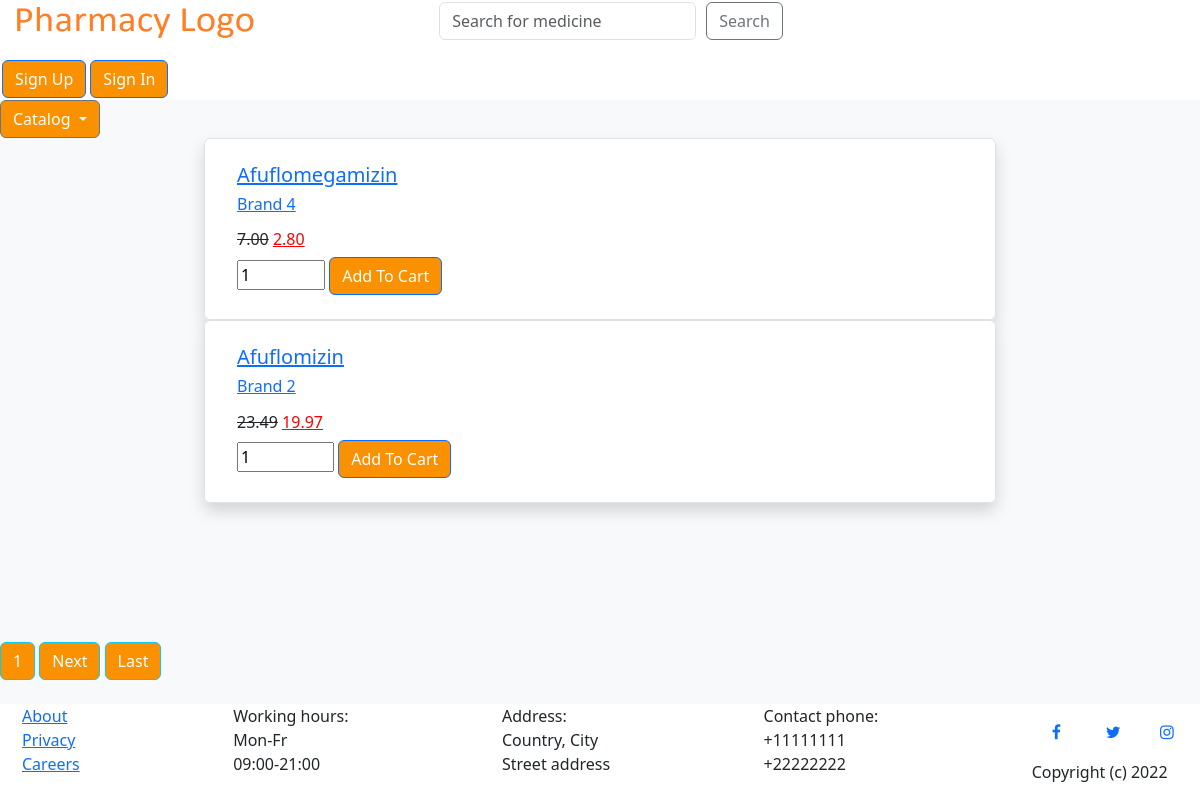
The app's page /shop/ with its own data.
### products/models.py (models this page shows, shortened)
class Product(models.Model):
    id = models.AutoField(primary_key=True)
    title = models.CharField(max_length=100)
    description = models.TextField()
    price = models.DecimalField(max_digits=6, decimal_places=2)
    discount_percent = models.IntegerField(default=0, validators=PERCENTAGE_VALIDATOR, blank=True)
    discounted_price = models.DecimalField(max_digits=6, decimal_places=2, blank=True)
    picture = models.ImageField(blank=True, upload_to=product_image_dir)
    number_in_stock = models.IntegerField(default=0)
    category = models.CharField(max_length=100, choices=product_categories, default='flu')
    brand = models.CharField(max_length=100, choices=brands, default='choose_brand')

### shop/views.py (the view)
# urls.py: path('', ShopHomeView.as_view(), name='shop-home'),
class ShopHomeView(ListView):
    model = Product
    template_name = 'shop/shop-home.html'
    context_object_name = 'products'
    ordering = ['title']
    paginate_by = 2

### shop/templates/shop/shop-home.html (shortened to what this page needs)
{% extends "shop/shop-base.html" %}
{% block title %}
{% load static %}
<head>
</head>
{% endblock %}
{% block content %}
<body>
  {% for product in products %}
  <div class="row">
      <div class="col-lg-8 mx-auto">
          <ul class="list-group shadow">
              <li class="list-group-item">
                  <div class="media align-items-lg-center flex-column flex-lg-row p-3">
                      <div class="media-body order-2 order-lg-1">
                        <h5><a class="mr-2" href="{% url 'product-detail' product.id %}">{{product.title}}</a></h5>
                          {% if product.get_brand_display != '' %}
                            <h6><a class="mr-2" href="{% url 'shop-brand' product.brand %}">{{product.get_brand_display}}</a></h6>
                          {% else %}
                            <br>
                          {% endif %}
                          <div class="d-flex align-items-center justify-content-between mt-1">
                              <h6 class="font-weight-bold my-2">
                                {% if product.price > product.discounted_price %}
                                  <del>{{product.price}}</del>
                                  <ins style="color:red">{{product.discounted_price}}</ins>
                                {% else %}
                                    {{product.price}}
                                {% endif %}
                              </h6>
                          </div>
                      </div>
                      {% if product.number_in_stock == 0 %}
                        <p>Out of stock</p>
                      {% else %}
                        <input type="number" step="1" min="0" max="{{product.number_in_stock}}" value="1" name="medicine_qty" class="quantity-field" id="product{{product.id}}-quantity">
                        <button data-product={{product.id}} data-action="add" class="btn btn-outline-primary add-btn update-cart">Add To Cart</button>
                      {% endif %}
                  </div>
              </li>
          </ul>
      </div>
  </div>
  {% endfor %}
</body>
{% endblock %}

### main_site/static/site_main.css (style rules this page uses)
.btn:hover, .btn:not( .btn-outline-secondary, .btn-outline-danger, .btn-outline-danger:hover, .btn-link, .btn-link:hover, #checkout_btn, #checkout_btn:hover ) { background-color: rgb(249, 145, 0); color: white; }

### records on screen
Product: title "Afuflomegamizin", brand "Brand 4", price "7.00", discounted_price "2.80"
Product: title "Afuflomizin", brand "Brand 2", price "23.49", discounted_price "19.97"

### other values on screen
{{ num }} "1"
